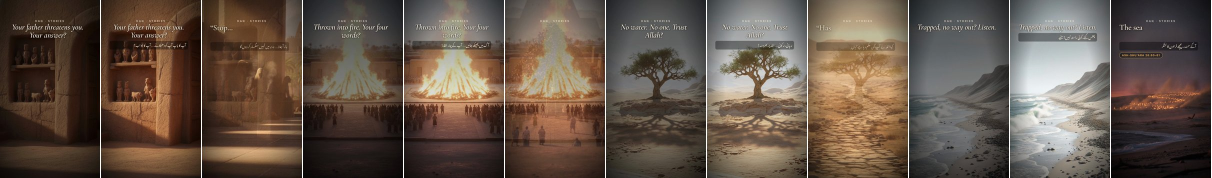
#> input picture reports/calm-hook-test.jpg, 2424 x 356 px (shown at 1/2 size)
$ python -i gen_scenes.py   (imports and definitions only)
#> lines starting #> are read from the running program, lines starting #| are printed output that depends on the picture
#> further down, picture is the input picture: PIL image 2424x356 RGB; mean R, G, B 100, 84.5, 72.7
"""Make Gemini stills for a Short: python3 tools/gen_scenes.py <short-dir> [keys...]
Reads <dir>/scenes.json: {"style": "...", "aspect": "9:16", "scenes": {"s1": "...", ...}} and writes
<dir>/assets/gen/<key>.jpg (1188x2112 for 9:16, slight overscan for camera moves)."""
import json, base64, sys, subprocess, io, concurrent.futures as cf
from pathlib import Path
from PIL import Image, ImageEnhance

RULES = ("Ordinary people only; no prophets, no religious or holy figures, no halos, no angels, no women as the "
         "focus, no close-up portraits. No text, no letters, no writing, no logos. ")
MODEL = "gemini-2.5-flash-image"
# Shorts rule (user 25 Nov 2026): daylight pictures, no sunset/brown cast. scenes.json "light": "day" (default) | "free"
DAY = ("Lighting: bright clear late-morning daylight, light-blue sky, neutral white sunlight, true natural colours; "
       "no sunset, no golden hour, no orange or brown cast, no dark interiors (rooms lit by morning sun). ")
DAWN = ("Lighting: a real sunrise at the moment of hope: a bright gold sun rising over a deep blue sky, clean light, "
        "crisp true colours; no brown haze. ")

# [5 lines left out: function light, not called in this run]

def trim_bars(im):
    """Crop black letterbox/pillarbox bars Gemini sometimes adds."""
    g = im.convert("L"); w, h = g.size
#> after `g = im.convert('L')`:
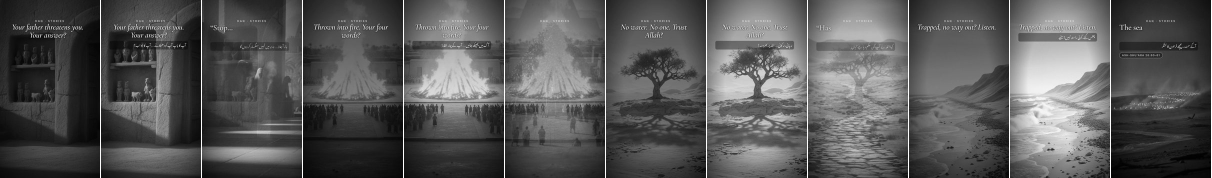
#> g: PIL image 2424x356 L (shown at 1/2 size); min 0, max 255, mean 87.8
#> after `w, h = g.size`: w = 2424; h = 356
    rows = [y for y in range(h) if max(g.crop((0, y, w, y + 1)).getdata()) > 24]
#> rows = 356 values from 0 to 355
    cols = [x for x in range(w) if max(g.crop((x, 0, x + 1, h)).getdata()) > 24]
#> cols = 2424 values from 0 to 2423
    if rows and cols and (rows[0] > 4 or h - rows[-1] > 4 or cols[0] > 4 or w - cols[-1] > 4):
        im = im.crop((cols[0], rows[0], cols[-1] + 1, rows[-1] + 1))
    return im


# [40 lines left out: functions trim_flat, gen, not called in this run]

# [7 lines not run here, left out]

>>> from PIL import Image
>>> picture = Image.open('../reports/calm-hook-test.jpg')
>>> result = trim_bars(picture)

$ run again, on reports/gift-new-lesson.jpg
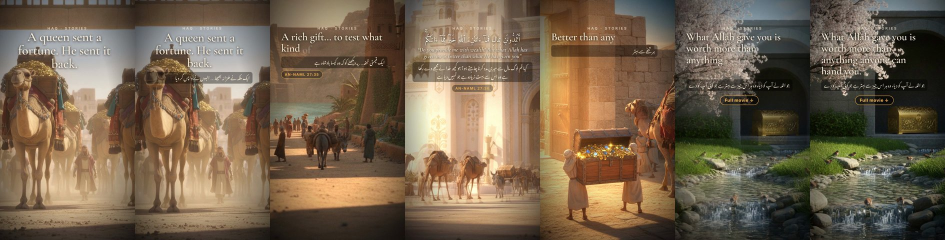
#> input picture reports/gift-new-lesson.jpg, 1890 x 480 px (shown at 1/2 size)
#> picture is the input picture: PIL image 1890x480 RGB; mean R, G, B 116.4, 98.4, 77
#> in trim_bars, `g = im.convert('L')`:
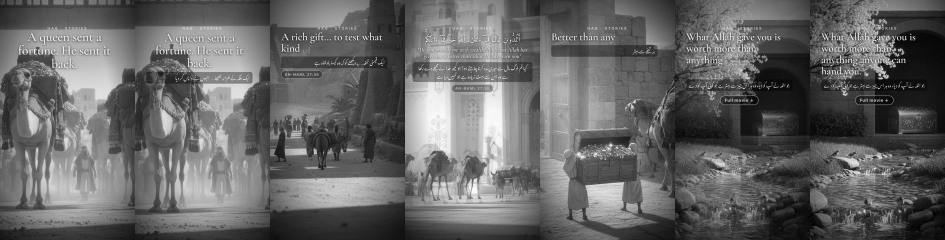
#> g: PIL image 1890x480 L (shown at 1/2 size); min 0, max 255, mean 101.3
#> rows = 480 values from 0 to 479
#> cols = 1890 values from 0 to 1889

$ run again, on reports/hook-batch1.jpg
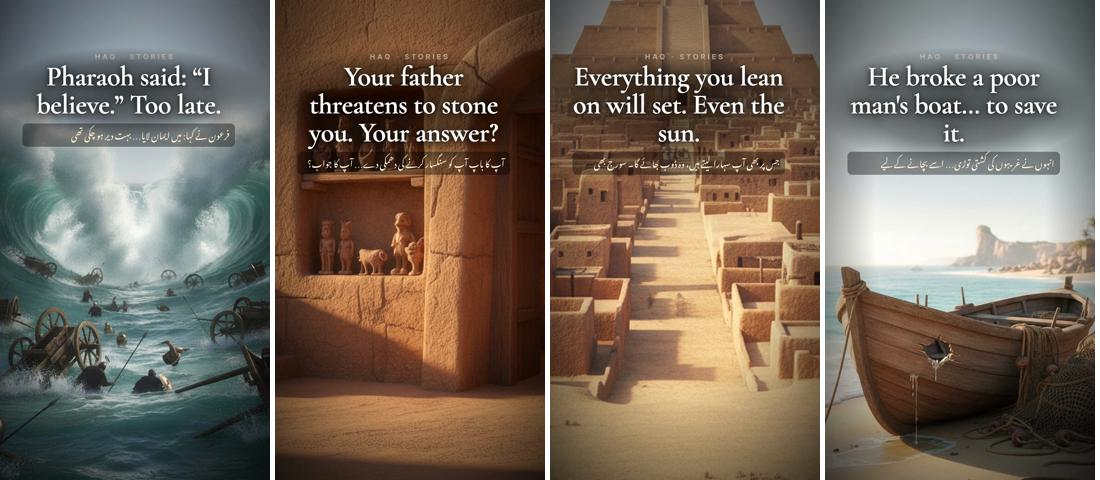
#> input picture reports/hook-batch1.jpg, 1100 x 480 px
#> picture is the input picture: PIL image 1100x480 RGB; mean R, G, B 117, 103.9, 90.7
#> in trim_bars, `g = im.convert('L')`:
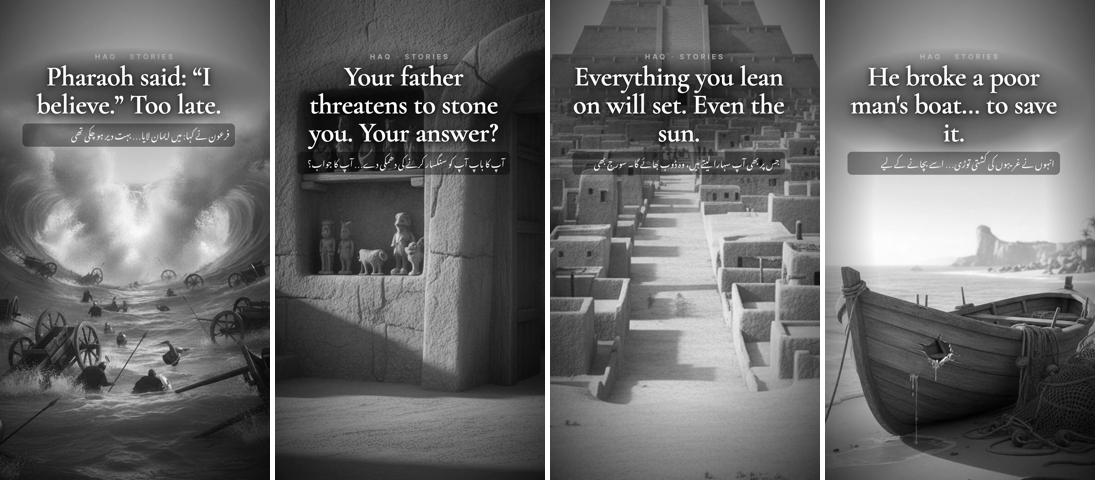
#> g: PIL image 1100x480 L; min 0, max 255, mean 106.3
#> rows = 480 values from 0 to 479
#> cols = 1100 values from 0 to 1099

$ run again, on reports/hook-batch2.jpg
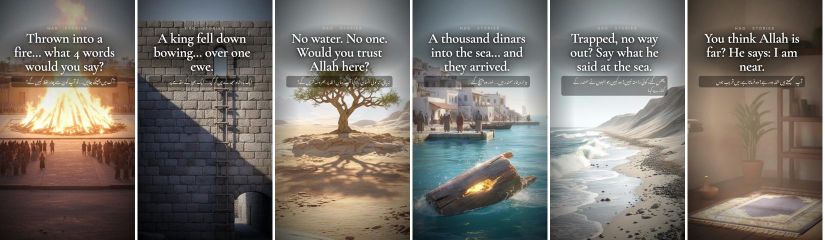
#> input picture reports/hook-batch2.jpg, 1650 x 480 px (shown at 1/2 size)
#> picture is the input picture: PIL image 1650x480 RGB; mean R, G, B 119.9, 113.2, 106.5
#> in trim_bars, `g = im.convert('L')`:
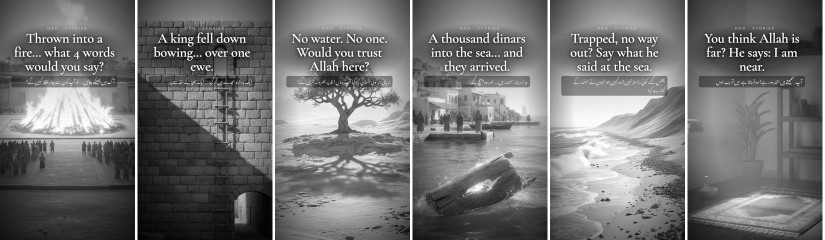
#> g: PIL image 1650x480 L (shown at 1/2 size); min 0, max 255, mean 114.5
#> rows = 480 values from 0 to 479
#> cols = 1650 values from 0 to 1649
